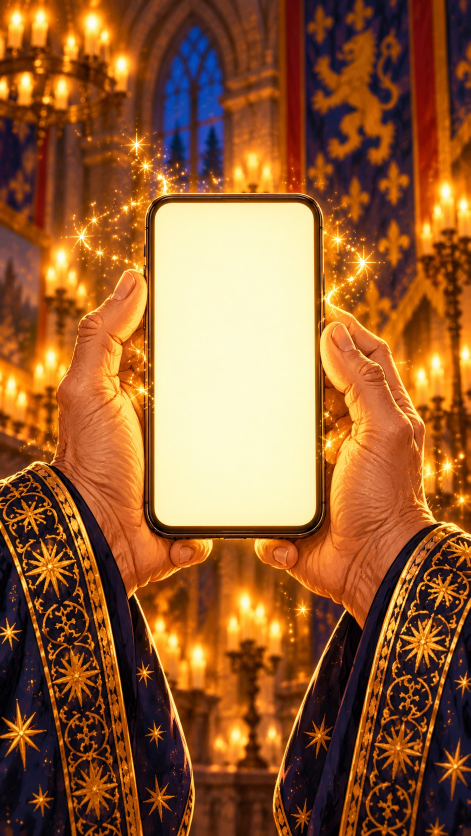
#> input picture dev/video/dragon/img/phone.jpg, 941 x 1672 px (shown at 1/2 size)
$ python -i libres.py   (imports and definitions only)
#> lines starting #> are read from the running program, lines starting #| are printed output that depends on the picture
### dev/video/dragon/montage.py
"""Montage « Rapport d'incident » à partir des 9 images fixes (animation 2D : zooms,
tremblements, étincelles, lueur, bulles BD, textes, écran final).
Usage : python3 montage.py [sortie.mp4] [--preview t1 t2 ...]"""
import sys, math, subprocess, random
import numpy as np
from PIL import Image, ImageDraw, ImageFont, ImageFilter

U = '/mnt/user-data/uploads/'
IMG = {
    1: 'Le_dragon_studieux_au_parchemin_vierge.png',
    2: 'Le_mai_tre_ennuye__et_le_dragon_ze_le_.png',
    3: '7BE61344-40EB-40E1-9026-36E9ED126DBD.png',
    4: 'AC69A1C3-FE3C-411B-BA7A-2F7525078722.png',
    5: '52C7C7C9-434D-4ADA-8B23-02B89AC59D4F.png',
    6: '2C2BFB56-7939-4141-950F-E3AA45067A2E.png',
    7: '3958388A-65EB-4E0C-A710-3E58D1B70438.png',
    8: '129B5815-92F7-48D4-A92C-17B993B6ADAC.png',
    9: 'BA2DC171-A6CC-4D34-A035-4A8C85409BB9.png',
}
W, H, FPS = 1080, 1920, 30
F = 'fonts/'
TITLE = F + 'luckiest-guy-latin-400-normal.ttf'
BODY = F + 'alegreya-sans-latin-900-normal.ttf'
SEMI = F + 'alegreya-sans-latin-800-normal.ttf'
GOLD = (255, 205, 70)
WHITE = (255, 255, 255)
RED = (200, 30, 40)
INK = (25, 22, 40)

def font(p, s): return ImageFont.truetype(p, s)

SRC = {k: Image.open(U + v).convert('RGB') for k, v in IMG.items()}
SW, SH = SRC[1].size  # 941 x 1672

# ---------- plans animés par Wan 2.2 (Hugging Face) ----------
import os
CLIPS = {1: ('ia/c1.mp4', 0.9), 2: ('ia/c2.mp4', 0.5), 3: ('ia/c3.mp4', 0.0), 4: ('ia/c4.mp4', 0.6), 5: ('ia/c5.mp4', 0.1)}
CLIP_FPS = 16
_CF = {}
# [15 lines left out: functions clip_frames, clip_src, not called in this run]

def ease(x): x = min(1, max(0, x)); return x * x * (3 - 2 * x)
def lerp(a, b, x): return a + (b - a) * x

# ---------- éléments graphiques ----------
# [87 lines left out: functions text_img, bubble, banner, stamp, view, not called in this run]

def shoot(img, z, cx, cy):
    x0, y0, vw, vh = view(None, z, cx, cy)
    return img.resize((W, H), Image.BICUBIC, box=(x0, y0, x0 + vw, y0 + vh)).convert('RGBA'), (x0, y0, vw, vh)

def to_screen(v, px, py):
    x0, y0, vw, vh = v
    return (px - x0) * W / vw, (py - y0) * H / vh

# ---------- effets ----------
# [6 lines left out: function star, not called in this run]

class Sparkles:
    def __init__(s, n, box, seed, rise=0.0, size=(10, 26)):
        r = random.Random(seed)
        s.p = [(r.uniform(box[0], box[2]), r.uniform(box[1], box[3]), r.uniform(0, 6.28),
                r.uniform(1.5, 3.5), r.uniform(*size), r.uniform(.5, 1.5)) for _ in range(n)]
        s.rise = rise
    # [6 lines left out: function draw, not called in this run]

def glow(size, col=(255, 210, 90)):
#> called with size = 520, col = (255, 210, 90)
    g = Image.new('RGBA', (size, size), (0, 0, 0, 0))
#> g: PIL image 520x520 RGBA; every value is 0
    a = np.zeros((size, size)); yy, xx = np.mgrid[:size, :size]
    r = np.hypot(xx - size / 2, yy - size / 2) / (size / 2)
    a = np.clip(1 - r, 0, 1) ** 2.2
    arr = np.zeros((size, size, 4), np.uint8); arr[..., :3] = col; arr[..., 3] = (a * 255).astype(np.uint8)
    return Image.fromarray(arr)
GLOW = glow(520)
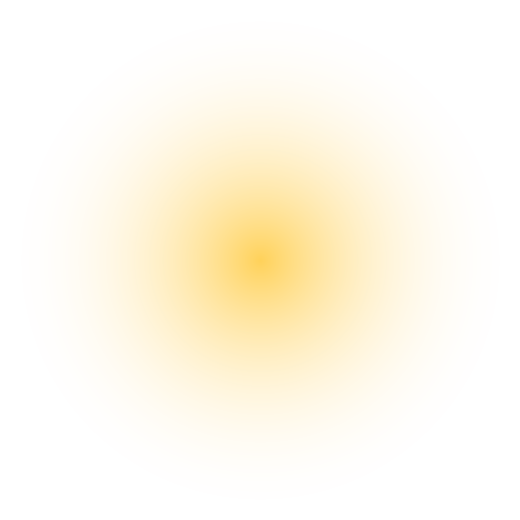
#> GLOW: PIL image 520x520 RGBA; mean R, G, B, A 255, 210, 90, 29.4; transparent parts drawn white

# [14 lines left out: functions pop, paste, not called in this run]

# ---------- écran du téléphone (P6) ----------
SCR = (306, 400, 632, 1058)
# [31 lines left out: function phone_ui, not called in this run]

# ---------- les plans ----------
# (début, fin, image, (z0, cx0, cy0), (z1, cx1, cy1))
SHOTS = [
    (0.0, 2.4, 1, (1.08, 470, 820), (1.18, 480, 760)),
    (2.4, 4.8, 2, (1.02, 470, 840), (1.18, 600, 790)),
    (4.8, 7.2, 3, (1.00, 470, 836), (1.22, 480, 760)),
    (7.2, 9.6, 4, (1.15, 470, 700), (1.15, 470, 980)),
    (9.6, 12.0, 5, (1.18, 470, 720), (1.05, 470, 800)),
    (12.0, 14.4, 6, (1.05, 470, 760), (1.20, 470, 730)),
    (14.4, 16.8, 7, (1.00, 470, 836), (1.28, 470, 760)),
    (16.8, 19.2, 8, (1.05, 470, 836), (1.25, 560, 760)),
    (19.2, 21.6, 9, (1.04, 470, 836), (1.16, 470, 760)),
]
END = 26.0

E = {}  # éléments pré-rendus
# [27 lines left out: function build, not called in this run]

SP5 = Sparkles(70, (40, 160, 1040, 1500), 5, size=(10, 30))
SP6 = Sparkles(26, (250, 380, 830, 1300), 6, rise=0.6)
SP8 = Sparkles(30, (600, 900, 1000, 1400), 8, rise=1.0, size=(8, 22))
SPE = Sparkles(40, (30, 160, 1050, 1750), 9, size=(6, 16))
#> further down, picture is the input picture: PIL image 941x1672 RGB; mean R, G, B 149, 94.8, 51.3

# [96 lines left out: functions frame, end_card, main, not called in this run]

# [2 lines that do not run on import are left out]

### dev/stories/trend2/libres.py
"""Deux réels tendance faits uniquement avec des images déjà générées (aucun coût IA) :
1. « Pump It » : les étapes de fabrication qui défilent en rythme, chacune avec un petit titre
   en italique et des étoiles (codes vus sur TikTok, oct. 2026 : « the tools », « the markers »…)
   -> la préparation d'une quête, du prénom tapé jusqu'au salaire du dragon.
2. « Vlog 9 photos » : 9 photos qui se posent en grille sur le rythme, chacune avec son heure
   -> une journée de travail du dragon.
Sans son : ajouter le son de la tendance (ou un son de la bibliothèque commerciale) dans l'application.
Usage : python3 libres.py  ->  ../sortie/reel-pump-it.mp4, ../sortie/reel-journee-du-dragon.mp4"""
import os, sys, math, subprocess
from PIL import Image, ImageDraw, ImageFont, ImageFilter

HERE = os.path.dirname(os.path.abspath(__file__))
DEV = os.path.abspath(os.path.join(HERE, '..', '..'))
DRAGON = os.path.join(DEV, 'video', 'dragon')
SERIE = os.path.join(DEV, 'video', 'serie', 'img')
STO = os.path.join(DEV, 'stories')
OUT = os.path.join(STO, 'sortie')
W, H, FPS = 1080, 1920, 30
ITAL = os.path.join(HERE, 'FreeSerifItalic.ttf')
BOLD = os.path.join(HERE, 'LiberationSans-Bold.ttf')

# l'écran de téléphone de montage.py (prénom et ville tapés)
sys.path.insert(0, DRAGON)
_open = Image.open
Image.open = lambda p, *a, **k: Image.new('RGB', (941, 1672)) if isinstance(p, str) and p.startswith('/mnt/user-data/') and not os.path.exists(p) else _open(p, *a, **k)
import montage as M
Image.open = _open
# [2 lines not run here, left out]

def cover(im, w=W, h=H):
#> called with w = 1080, h = 1920
    im = im.convert('RGB'); s = max(w / im.width, h / im.height)
    im = im.resize((int(im.width * s + .5), int(im.height * s + .5)), Image.LANCZOS)
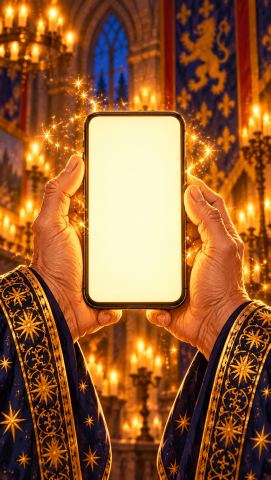
#> im: PIL image 1081x1920 RGB (shown at 1/4 size); mean R, G, B 149, 94.8, 51.3
    x, y = (im.width - w) // 2, (im.height - h) // 2
    return im.crop((x, y, x + w, y + h))
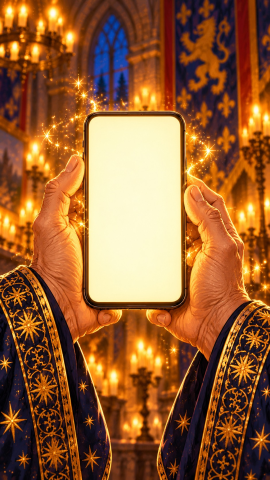
#> returned value: PIL image 1080x1920 RGB (shown at 1/4 size); mean R, G, B 149, 94.8, 51.4

def fit_on_blur(im):
    """Image entière (ex. le diplôme) sur un fond flou de la même image."""
    bg = cover(im).filter(ImageFilter.GaussianBlur(30))
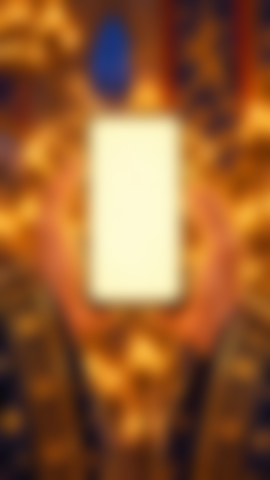
#> bg: PIL image 1080x1920 RGB (shown at 1/4 size); mean R, G, B 148.9, 94.7, 51.3
    s = min(W * .92 / im.width, H * .8 / im.height); fg = im.convert('RGB').resize((int(im.width * s), int(im.height * s)), Image.LANCZOS)
#> after `fg = im.convert('RGB').resize((int(im.width * s), int(im.height * s)),`:
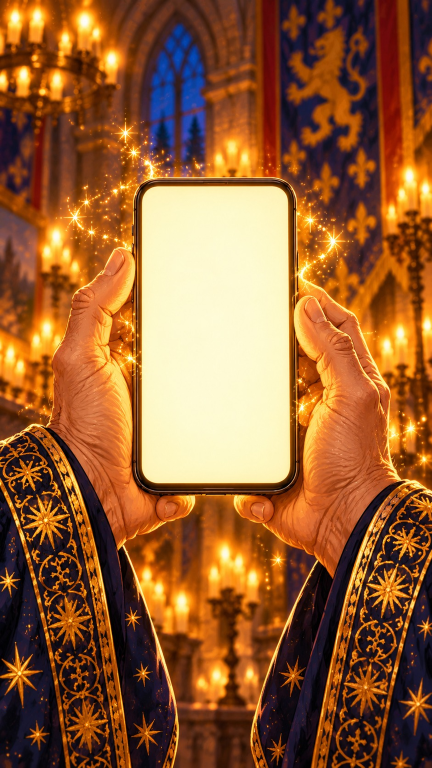
#> fg: PIL image 864x1536 RGB (shown at 1/2 size); mean R, G, B 148.9, 94.8, 51.3
    bg.paste(fg, ((W - fg.width) // 2, (H - fg.height) // 2)); return bg
#> after `bg.paste(fg, ((W - fg.width) // 2, (H - fg.height) // 2))`:
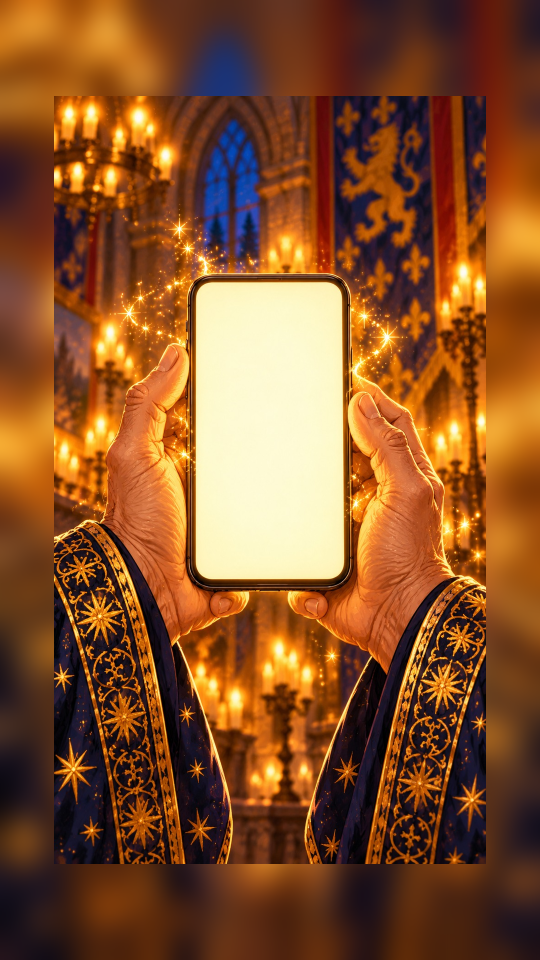
#> bg: PIL image 1080x1920 RGB (shown at 1/2 size); mean R, G, B 135, 81.6, 41.8

def phone(t):
    src = Image.open(os.path.join(DRAGON, 'img', 'phone.jpg')).convert('RGB')
    ui = M.phone_ui(t); src.paste(ui, (M.SCR[0], M.SCR[1]), ui); return src

# [13 lines left out: functions clip_frame, clip_frames, not called in this run]

def star(d, x, y, r, col=(255, 255, 255, 255)):
    d.polygon([(x, y - r), (x + r * .25, y - r * .25), (x + r, y), (x + r * .25, y + r * .25),
               (x, y + r), (x - r * .25, y + r * .25), (x - r, y), (x - r * .25, y - r * .25)], fill=col)

# [17 lines left out: functions pump_label, encode, not called in this run]

# ---------------- 1. Pump It ----------------
BEAT = 0.78                                    # deux temps par plan, coupes sèches
# [66 lines left out: functions pump_it, journee, not called in this run]

# [2 lines not run here, left out]

>>> from PIL import Image
>>> picture = Image.open('../../video/dragon/img/phone.jpg')
>>> result = fit_on_blur(picture)
